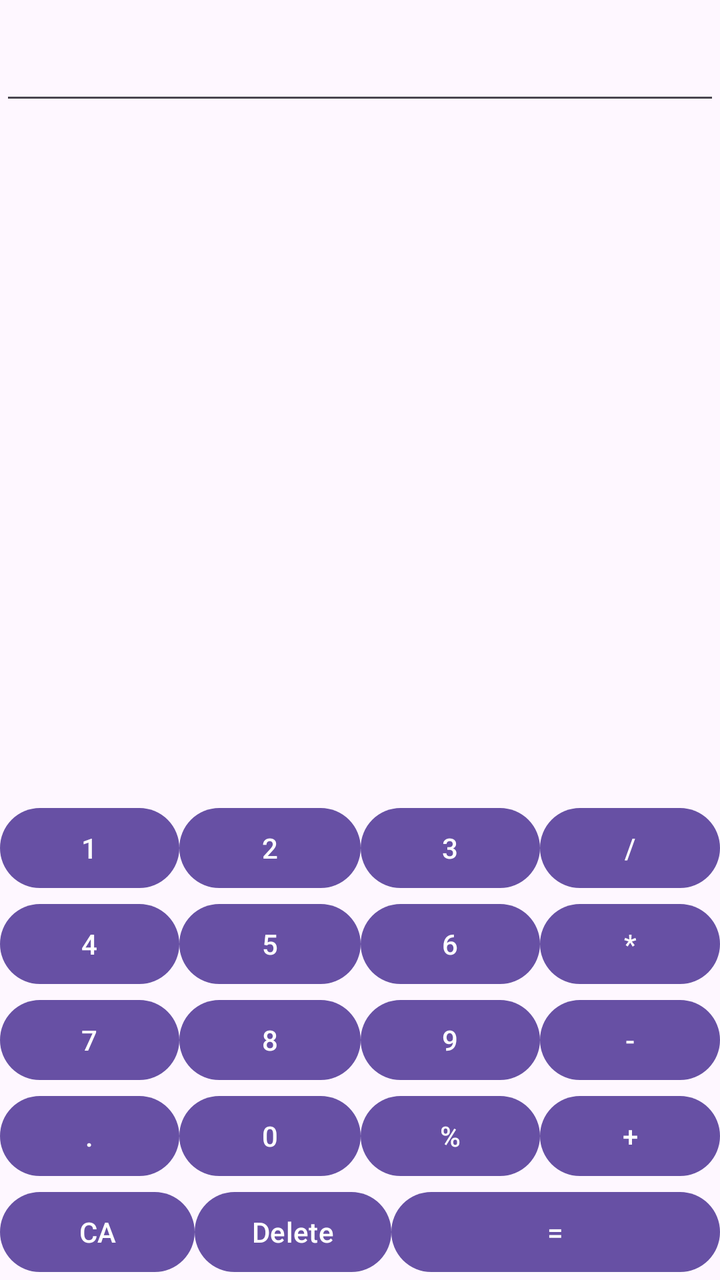
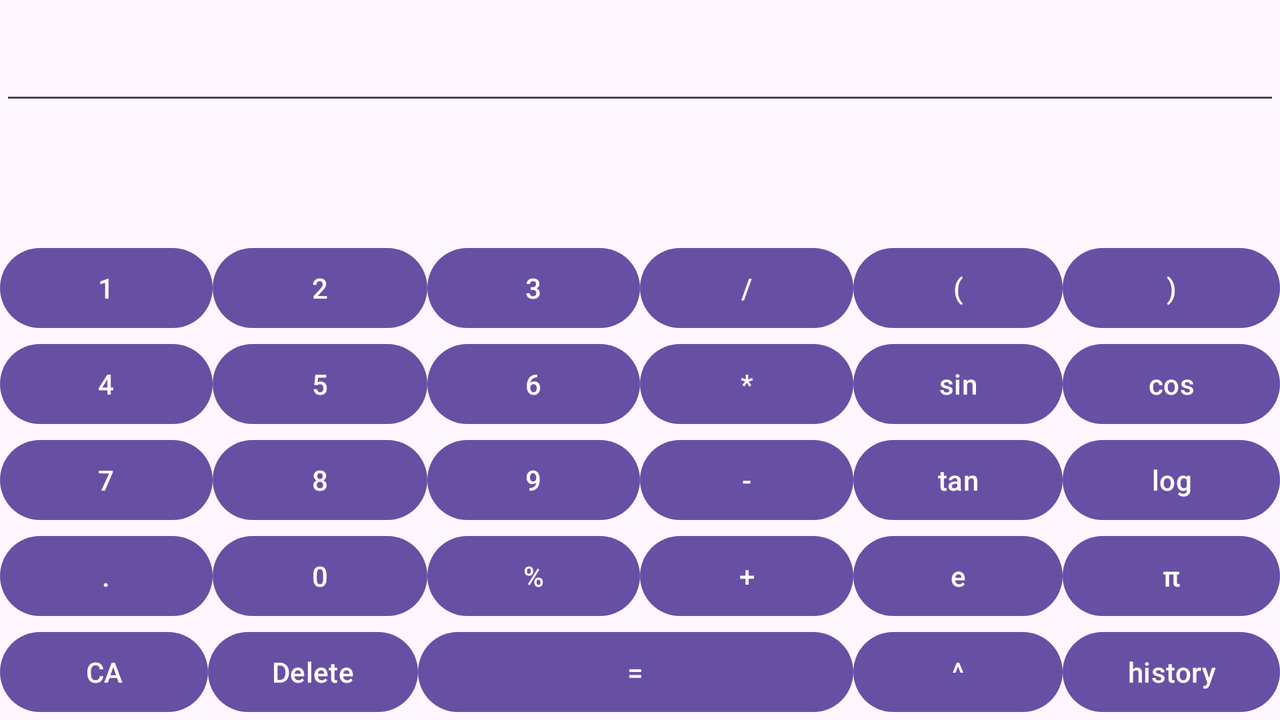

Two renders of one Android screen. The first uses the default layout on a phone; the second uses the alternative layout the repository ships for a different screen configuration, on a matching device. The two XML files are below.
<!-- AndroidManifest.xml: application theme Theme.NewCalc -->
<!-- res/layout/main_activity.xml -->
<?xml version="1.0" encoding="utf-8"?>
<androidx.constraintlayout.widget.ConstraintLayout xmlns:android="http://schemas.android.com/apk/res/android"
    android:layout_width="match_parent"
    android:layout_height="match_parent"
    xmlns:tools="http://schemas.android.com/tools"
    tools:context=".main">
    <LinearLayout
        android:layout_width="match_parent"
        android:layout_height="match_parent">
        <include layout="@layout/all"
            android:layout_width="match_parent"
            android:layout_height="wrap_content"/>
    </LinearLayout>
    <LinearLayout
        android:layout_width="match_parent"
        android:layout_height="match_parent"
        android:gravity="bottom">
        <include layout="@layout/numbers"/>
    </LinearLayout>

</androidx.constraintlayout.widget.ConstraintLayout>
<!-- res/layout/all.xml (included above) -->
<?xml version="1.0" encoding="utf-8"?>
<LinearLayout xmlns:android="http://schemas.android.com/apk/res/android"
    android:layout_width="match_parent"
    android:layout_height="wrap_content"
    android:id="@+id/all_layout"
    android:orientation="vertical">
    <EditText
        android:id="@+id/text"
        android:layout_width="match_parent"
        android:layout_height="wrap_content"
        android:textSize="30dp"
        android:textAlignment="textEnd" />
    <TextView
        android:id="@+id/result"
        android:layout_width="match_parent"
        android:layout_height="wrap_content"
        android:textSize="30dp"
        android:textAlignment="textEnd"/>

</LinearLayout>
<!-- res/layout/numbers.xml (included above) -->
<?xml version="1.0" encoding="utf-8"?>
<androidx.constraintlayout.widget.ConstraintLayout xmlns:android="http://schemas.android.com/apk/res/android"
    xmlns:app="http://schemas.android.com/apk/res-auto"
    android:id="@+id/numbers_layout"
    android:layout_width="match_parent"
    android:layout_height="wrap_content"
    android:layout_gravity="bottom">
    <TableLayout
        android:layout_width="match_parent"
        android:layout_height="wrap_content"
        app:layout_constraintBottom_toBottomOf="parent"
        app:layout_constraintEnd_toEndOf="parent"
        app:layout_constraintStart_toStartOf="parent"
        app:layout_constraintTop_toTopOf="parent" >
        <TableRow
            android:layout_width="match_parent"
            android:layout_height="match_parent">
            <Button android:id="@+id/one_button"
                android:layout_height="match_parent"
                android:layout_weight="1"
                android:text="1"/>
            <Button android:id="@+id/two_button"
                android:layout_height="match_parent"
                android:layout_weight="1"
                android:text="2"/>
            <Button android:id="@+id/three_button"
                android:layout_height="match_parent"
                android:layout_weight="1"
                android:text="3"/>
            <Button android:id="@+id/del_button"
                android:layout_height="match_parent"
                android:layout_weight="1"
                android:text="/"/>
        </TableRow>

        <TableRow
            android:layout_width="match_parent"
            android:layout_height="match_parent">
            <Button android:id="@+id/four_button"
                android:layout_height="match_parent"
                android:layout_weight="1"
                android:text="4"/>
            <Button android:id="@+id/five_button"
                android:layout_height="match_parent"
                android:layout_weight="1"
                android:text="5"/>
            <Button android:id="@+id/six_button"
                android:layout_height="match_parent"
                android:layout_weight="1"
                android:text="6"/>
            <Button android:id="@+id/mul_button"
                android:layout_height="match_parent"
                android:layout_weight="1"
                android:text="*"/>
        </TableRow>

        <TableRow
            android:layout_width="match_parent"
            android:layout_height="match_parent">
            <Button android:id="@+id/seven_button"
                android:layout_height="match_parent"
                android:layout_weight="1"
                android:text="7"/>
            <Button android:id="@+id/eight_button"
                android:layout_height="match_parent"
                android:layout_weight="1"
                android:text="8"/>
            <Button android:id="@+id/nine_button"
                android:layout_height="match_parent"
                android:layout_weight="1"
                android:text="9"/>
            <Button android:id="@+id/minus_button"
                android:layout_height="match_parent"
                android:layout_weight="1"
                android:text="-"/>
        </TableRow>
        <TableRow
            android:layout_width="match_parent"
            android:layout_height="match_parent">
            <Button android:id="@+id/dot_button"
                android:layout_height="match_parent"
                android:layout_weight="1"
                android:text="."/>
            <Button android:id="@+id/zero_button"
                android:layout_height="match_parent"
                android:layout_weight="1"
                android:text="0"/>
            <Button android:id="@+id/procent_button"
                android:layout_height="match_parent"
                android:layout_weight="1"
                android:text="%"/>
            <Button android:id="@+id/plus_button"
                android:layout_height="match_parent"
                android:layout_weight="1"
                android:text="+"/>
        </TableRow>
        <TableRow
            android:layout_width="match_parent"
            android:layout_height="match_parent">
            <Button android:id="@+id/clr_button"
                android:layout_height="match_parent"
                android:layout_weight="1"
                android:text="CA"/>
            <Button android:id="@+id/delete_button"
                android:layout_height="match_parent"
                android:layout_weight="1"
                android:text="Delete"/>
            <Button android:id="@+id/res_button"
                android:layout_height="match_parent"
                android:layout_weight="8"
                android:text="="/>
        </TableRow>
    </TableLayout>
</androidx.constraintlayout.widget.ConstraintLayout>
<!-- resources referenced by this layout -->
<resources>
  <style name="Theme.NewCalc" parent="Base.Theme.NewCalc" />
  <style name="Base.Theme.NewCalc" parent="Theme.Material3.DayNight.NoActionBar">
          
          
      </style>
</resources>
<!-- res/layout-land/main_activity.xml (the repository's variant of the layout above) -->
<!-- drawn on the phone turned sideways -->
<?xml version="1.0" encoding="utf-8"?>
<androidx.constraintlayout.widget.ConstraintLayout xmlns:android="http://schemas.android.com/apk/res/android"
    android:layout_width="match_parent"
    android:layout_height="match_parent"
    xmlns:tools="http://schemas.android.com/tools"
    tools:context=".main">
    <LinearLayout
        android:layout_width="match_parent"
        android:layout_height="match_parent"
        android:orientation="vertical">
        <include layout="@layout/all"
            android:layout_width="match_parent"
            android:layout_height="wrap_content"/>
    </LinearLayout>
    <LinearLayout
        android:id="@+id/land_layout"
        android:layout_width="match_parent"
        android:layout_height="match_parent"
        android:gravity="bottom"
        android:orientation="horizontal">

        <LinearLayout
            android:layout_height="wrap_content"
            android:layout_width="match_parent"
            android:gravity="bottom"
            android:layout_weight="1">
            <include layout="@layout/numbers" />
        </LinearLayout>
        <LinearLayout
            android:layout_width="match_parent"
            android:layout_height="wrap_content"
            android:layout_weight="2"
            android:gravity="bottom">
            <include layout="@layout/functions"/>
        </LinearLayout>
    </LinearLayout>

</androidx.constraintlayout.widget.ConstraintLayout>
<!-- res/layout/functions.xml (included above) -->
<?xml version="1.0" encoding="utf-8"?>
<androidx.constraintlayout.widget.ConstraintLayout xmlns:android="http://schemas.android.com/apk/res/android"
    xmlns:app="http://schemas.android.com/apk/res-auto"
    android:id="@+id/functions_layout"
    android:layout_width="match_parent"
    android:layout_height="wrap_content">
    <TableLayout
        android:layout_width="match_parent"
        android:layout_height="wrap_content"
        app:layout_constraintBottom_toBottomOf="parent"
        app:layout_constraintEnd_toEndOf="parent"
        app:layout_constraintStart_toStartOf="parent"
        app:layout_constraintTop_toTopOf="parent" >
        <TableRow
            android:layout_width="match_parent"
            android:layout_height="match_parent">
            <Button android:id="@+id/left_bracket_button"
                android:layout_height="match_parent"
                android:layout_weight="1"
                android:text="("/>
            <Button android:id="@+id/right_bracket_button"
                android:layout_height="match_parent"
                android:layout_weight="1"
                android:text=")"/>
        </TableRow>
        <TableRow
            android:layout_width="match_parent"
            android:layout_height="match_parent">
            <Button android:id="@+id/sin_button"
                android:layout_height="match_parent"
                android:layout_weight="1"
                android:text="sin"/>
            <Button android:id="@+id/cos_button"
                android:layout_height="match_parent"
                android:layout_weight="1"
                android:text="cos"/>
        </TableRow>

        <TableRow
            android:layout_width="match_parent"
            android:layout_height="match_parent">
            <Button android:id="@+id/tg_button"
                android:layout_height="match_parent"
                android:layout_weight="1"
                android:text="tan"/>
            <Button android:id="@+id/log_button"
                android:layout_height="match_parent"
                android:layout_weight="1"
                android:text="log"/>
        </TableRow>
        <TableRow
            android:layout_width="match_parent"
            android:layout_height="match_parent">
            <Button android:id="@+id/e_button"
                android:layout_height="match_parent"
                android:layout_weight="1"
                android:text="e"/>
            <Button android:id="@+id/pi_button"
                android:layout_height="match_parent"
                android:layout_weight="1"
                android:text="π"/>
        </TableRow>
        <TableRow
            android:layout_width="match_parent"
            android:layout_height="match_parent">
            <Button android:id="@+id/pow_button"
                android:layout_height="match_parent"
                android:layout_weight="1"
                android:text="^"/>
            <Button android:id="@+id/history_button"
                android:layout_height="match_parent"
                android:layout_weight="1"
                android:text="history"/>
        </TableRow>
    </TableLayout>
</androidx.constraintlayout.widget.ConstraintLayout>
